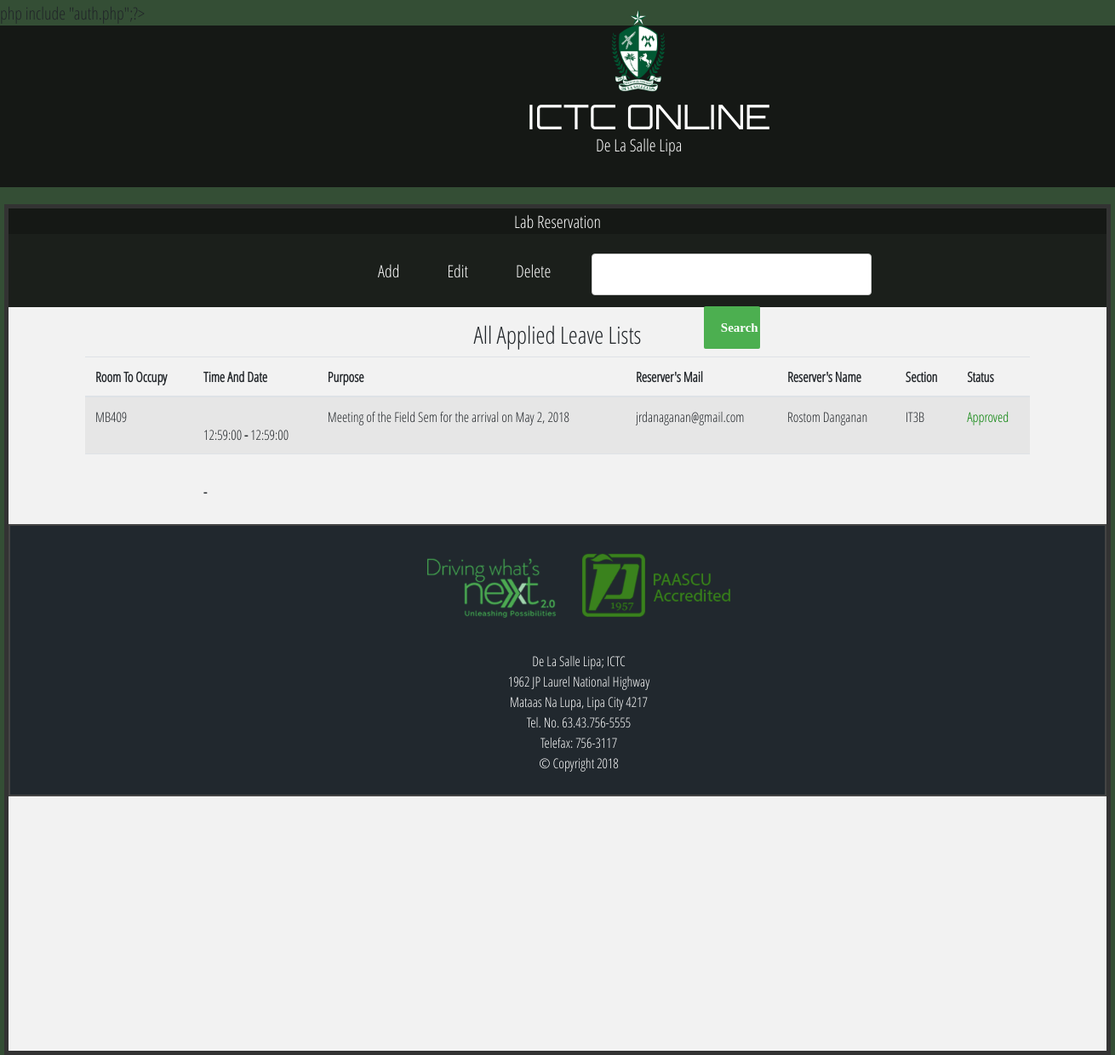
The app's page /admin.php (signed in) with its own data.
### tables this page shows
CREATE TABLE `applied_leave` (
  `id` int(255) NOT NULL,
  `rname` varchar(1000) NOT NULL,
  `section` varchar(1000) NOT NULL,
  `roccupy` varchar(1000) NOT NULL,
  `purpose` varchar(1000) NOT NULL,
  `rmail` varchar(255) NOT NULL,
  `pnumber` varchar(255) NOT NULL,
  `date_start` date NOT NULL,
  `date_end` int(11) NOT NULL,
  `time_in` varchar(255) NOT NULL,
  `time_out` varchar(255) NOT NULL,
  `apply_by` int(11) NOT NULL,
  `status` varchar(1000) NOT NULL,
  `comment` varchar(1000) NOT NULL,
  `applied_date` timestamp NOT NULL DEFAULT CURRENT_TIMESTAMP ON UPDATE CURRENT_TIMESTAMP
);

### admin.php (the view, shortened to what this page needs)
<?php include "auth.php";?>
<!DOCTYPE html>
<html>
<head>
    <link rel="stylesheet" href="custom.css">
    <link rel="stylesheet" href="css/bootstrap.min.css">
	<link href="local-fonts/Orbitron/Orbitron.css" rel="stylesheet">
	<link href="local-fonts/Open-Sans/Open-Sans.css" rel="stylesheet">
</head>
<body>
	<div class="Header">
		<center ><img src="images/DLSL-logo.png" class="logo" width="100px" height="100px"></center>
		<center > <div class="Title">ICTC ONLINE </div> </center>
		<center > <div class="SubTitle">De La Salle Lipa </div> </center>
	</div>
<center>
<div class="main-body">
	<div class="ServiceTitle">
	<center> Lab Reservation
</div>
	 <nav class="navbar navbar-expand-lg navbar-dark" style="background-color: #1B1F1B;">
 <div class="collapse navbar-collapse" id="navbarSupportedContent">
   <ul class="navbar-nav">
     <li class="nav-item active">
       <a class="nav-link" href="schedules.php">Add<span></span><span></span></a>
     </li>
     <li class="nav-item active">
       <a class="nav-link" href="leave.php">Edit</a>
     </li>
     <li class="nav-item active">
       <a class="nav-link" href="applied-leave.php">Delete</a>
     </li>
	 <form action="search.php" method="post">
 <li class="nav-item active">
<input  type="text" name="name" style = "text-align:center; font-family:Bookman Old Style; font-size:15px; font-weight:bold;" hspace=1/>
<input  type="submit" name="submit" value="Search" style = "text-align:center; font-family:Bookman Old Style; font-size:15px; font-weight:bold;">
     </li>
	 </form>
   </ul>
 </div>
</nav>
<div class="container">
<h3>All Applied Leave Lists</h3>
<table class="table table-striped table-hover ">
  <thead>
    <tr>
	        <th>Room To Occupy</th>
			 <th>Time And Date</th>
	   <th>Purpose</th>
	     <th>Reserver's Mail</th>
		   <th>Reserver's Name</th>
		    <th>Section</th>
			<th>Status</th>
    </tr>
  </thead>
  <tbody>
  <?php
  $query="Select * from applied_leave where status = 'Approved'";
	$res=mysqli_query($conn, $query);
	$count=mysqli_num_rows($res);
	if($count<=0){
		 echo "No record Found!";
	}else
	{
		while($row=mysqli_fetch_array($res))
		{
			?>
			<tr>
      <td><?php echo $row['roccupy'];?></td>
      <td><?php echo $row['date']; ?><br>
	  <?php echo $row['time_in']; ?> <b>-</b> <?php echo $row['time_out']; ?>
	  </td>
	  <td><?php echo $row['purpose'];?></td>
	    <td><?php echo $row['rmail'];?> </td>
		  <td><?php echo $row['rname'];?></td>
		    <td><?php echo $row['section'];?></td>
			<td style="color:green;"><?php echo $row['status'];?></td>
    </tr>
			<?php
		}
	}
  ?>
    <tr>
      <td><?php echo $row['roccupy'];?></td>
      <td><?php echo $row['date']; ?><br>
	  <?php echo $row['time_in']; ?> <b>-</b> <?php echo $row['time_out']; ?>
	  </td>
	  <td><?php echo $row['purpose'];?></td>
	    <td><?php echo $row['rmail'];?> </td>
		  <td><?php echo $row['rname'];?></td>
		    <td><?php echo $row['section'];?></td>
			<td style="color:green;"><?php echo $row['status'];?></td>
    </tr>
  </tbody>
</table>
</div>
<footer>
	<div class="footer-info">
		<br>
	<center>
	<div class="footer-img">
	<img src="images/footer-img1.png">
	<img src="images/footer-img2.png">
	</div>
	<br>
	De La Salle Lipa; ICTC<br>
	1962 JP Laurel National Highway<br>
	Mataas Na Lupa, Lipa City 4217<br>
	Tel. No. 63.43.756-5555<br>
	Telefax: 756-3117<br>
	© Copyright 2018
	<br>
	</center>
	</div>
</footer>
</body>
</html>

### css/custom.css (style rules this page uses)
body { background-color: black; }

### admin.php (style rules this page uses)
body { background: #344e35 ; font-family: 'open_sans_condensedlight', sans-serif; font-size: 20px; }
.ServiceTitle { width: 1290px; height: 30px; background-color: #151815; color: white }
.Header { width: 1550x; height: 190px; background: #151815; color: white; top: 90px; }
.Title { font-family: 'orbitronlight', sans-serif; font-size: 200%; position: absolute; left: 620px; top: 108px }
.SubTitle { position: absolute; font-size: 20px; font-family: 'open_sans_condensedlight', sans-serif; left: 700px; top: 155px }
.logo { position: absolute; left: 700px; top: 10px; }
.main-body { width: 1300px; height: 1000px; border-style: solid; border-width: 5px; border-color: #333; background: #f2f2f2; margin-top: 20px; }
footer { width: 100%; height: 320px; background-color: #21282E; border-style: solid; border-width: 2px; border-color: #444; color: white; font-family: 'open_sans_condensedlight', sans-serif; }
.footer-info { margin-left: 50px; margin-top: 0px; font-size: 80%; }
.navbar-nav { margin-left: 390px; font-family: 'open_sans_condensedlight', sans-serif; font-size: 20px; height: 70px; }
.navbar-nav * { box-sizing: border-box; transition: all 0.35s ease; }
.navbar-nav li { display: inline-block list-style: outside none none; margin: .5em 1em; padding: 0; }
.navbar-nav a { padding: .5em 0.8em; color: rgba(255,255,255,0.5); position: relative; text-decoration: none; }
.navbar-nav a:before, .navbar-nav a:after { height: 14px; width: 14px; position: absolute; content: ''; transition: all 0.35s ease; opacity: 0; }
.navbar-nav a:before { right: 0; top: 0; border-right: 3px solid #087830; border-top: 3px solid white; transform: translate(-100%,50%); }
.navbar-nav a:after { left: 0; bottom: 0; border-left: 3px solid #087830; border-bottom: 3px solid white; transform: translate(100%,-50%) }
li { padding-left: 70px; }
input[type=text],input[type=number], select { width: 100%; padding: 12px 20px; margin: 5px 0; display: inline-block; border: 1px solid #ccc; border-radius: 4px; box-sizing: border-box; }
input[type=submit] { width: 20%; background-color: #4CAF50; color: white; padding: 14px 20px; margin: 8px 0; border: none; border-radius: 2px; cursor: pointer; }

### records on screen
applied_leave: roccupy "MB409", time_in "12:59:00", time_out "12:59:00", purpose "Meeting of the Field Sem for the arrival on May 2, 2018", rmail "jrdanaganan@gmail.com", rname "Rostom Danganan", section "IT3B", status "Approved"
